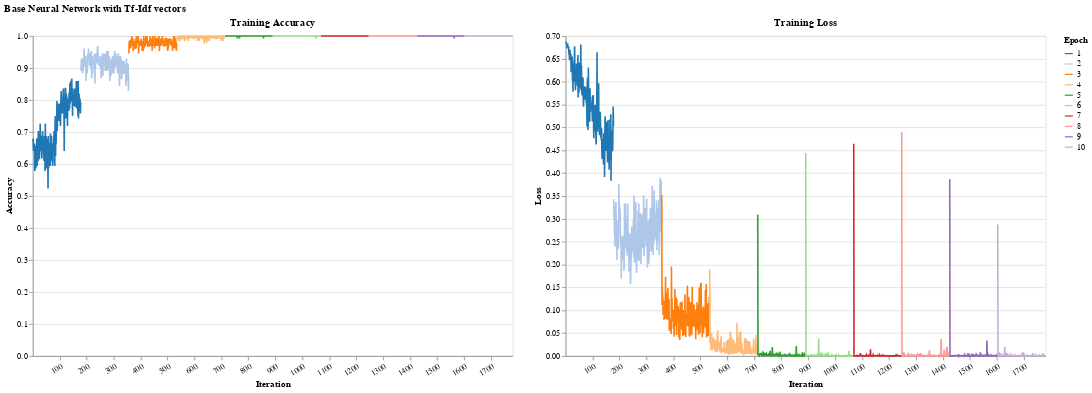

Notebook cell for this chart:
### Code cell
# Drop out

print("Train model")
models_dir = Path('models/hr')

if not models_dir.exists():
    models_dir.mkdir(parents=True, exist_ok=True)

train_config = TrainConfig(
    num_epochs      = 10,
    early_stop      = False,
    violation_limit = 5,
    optimizer_params= {"lr": 0.001, "weight_decay": 0.01, }
)

dataloader = DataLoader(train_data_nn, batch_size=128, shuffle=True)

USE_CACHE = False

model_nn = NeuralNetwork(
    input_size=len(tfidf_encoder.vocabulary_),
    hidden_size=128,
    dropout=0.5,
    device='cpu'
)

if (models_dir / 'model_nn.pt').exists() and USE_CACHE:
    model_nn = load_model(model_nn, models_dir, 'model_nn')
else:
    model_nn.fit(dataloader, train_config, disable_progress_bar=False)
    save_model(model_nn, models_dir, "model_nn")


with torch.no_grad():
    # X_test = torch.stack([dta[0] for dta in test])
    X_test = torch.stack([test[0] for test in test_data_nn]).to(model_nn.device)
    y_test = torch.stack([test[1] for test in test_data_nn]).to(model_nn.device)
    y_pred = model_nn.predict(X_test)


print(precision_recall_fscore_support(y_test, y_pred, average='binary'))
print("AUC", roc_auc_score(y_test, y_pred))

# Plot training accuracy and loss side-by-side
plot_results(model_nn, train_config, dataloader)

### Figure 1 — Vega-Lite specification as saved in the notebook (floating-point values rounded to 4 significant figures; data arrays with more than 128 entries replaced by an {"elided": "..."} marker saying what was removed)
{"config": {"view": {"continuousWidth": 300, "continuousHeight": 300}}, "hconcat": [{"mark": {"type": "line"}, "encoding": {"color": {"field": "epoch", "scale": {"scheme": "category20"}, "title": "Epoch", "type": "nominal"}, "x": {"axis": {"labelAngle": -30, "title": "Iteration", "values": [0, 100, 200, 300, 400, 500, 600, 700, 800, 900, 1000, 1100, 1200, 1300, 1400, 1500, 1600, 1700]}, "field": "iteration", "type": "nominal"}, "y": {"axis": {"title": "Accuracy"}, "field": "training_acc", "type": "quantitative"}}, "height": 400, "title": "Training Accuracy", "width": 600}, {"mark": {"type": "line"}, "encoding": {"color": {"field": "epoch", "scale": {"scheme": "category20"}, "title": "Epoch", "type": "nominal"}, "x": {"axis": {"labelAngle": -30, "title": "Iteration", "values": [0, 100, 200, 300, 400, 500, 600, 700, 800, 900, 1000, 1100, 1200, 1300, 1400, 1500, 1600, 1700]}, "field": "iteration", "type": "nominal"}, "y": {"axis": {"title": "Loss"}, "field": "training_loss", "type": "quantitative"}}, "height": 400, "title": "Training Loss", "width": 600}], "data": {"name": "data-bcc88015c36c6722e07ccb286933f0ea"}, "title": "Base Neural Network with Tf-Idf vectors", "$schema": "https://vega.github.io/schema/vega-lite/v5.17.0.json", "datasets": {"data-bcc88015c36c6722e07ccb286933f0ea": {"elided": "1780 records"}}}
